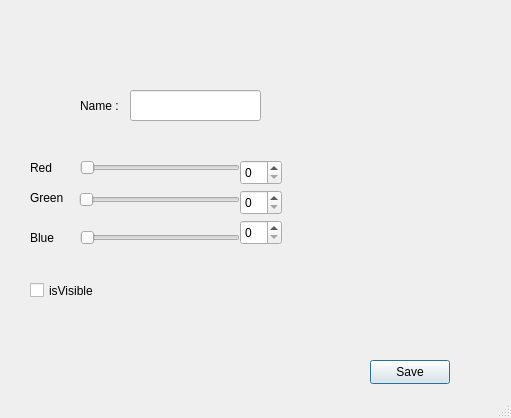
<?xml version="1.0" encoding="UTF-8"?>
<ui version="4.0">
 <class>OptionDialog</class>
 <widget class="QDialog" name="OptionDialog">
  <property name="geometry">
   <rect>
    <x>0</x>
    <y>0</y>
    <width>511</width>
    <height>418</height>
   </rect>
  </property>
  <property name="windowTitle">
   <string>Dialog</string>
  </property>
  <property name="sizeGripEnabled">
   <bool>true</bool>
  </property>
  <property name="modal">
   <bool>true</bool>
  </property>
  <widget class="QLabel" name="label">
   <property name="geometry">
    <rect>
     <x>80</x>
     <y>90</y>
     <width>61</width>
     <height>31</height>
    </rect>
   </property>
   <property name="text">
    <string>Name :</string>
   </property>
  </widget>
  <widget class="QPushButton" name="pushButton">
   <property name="geometry">
    <rect>
     <x>370</x>
     <y>360</y>
     <width>80</width>
     <height>24</height>
    </rect>
   </property>
   <property name="text">
    <string>Save</string>
   </property>
  </widget>
  <widget class="QLineEdit" name="lineEdit">
   <property name="geometry">
    <rect>
     <x>130</x>
     <y>90</y>
     <width>131</width>
     <height>31</height>
    </rect>
   </property>
  </widget>
  <widget class="QLabel" name="label_2">
   <property name="geometry">
    <rect>
     <x>30</x>
     <y>160</y>
     <width>49</width>
     <height>16</height>
    </rect>
   </property>
   <property name="text">
    <string>Red</string>
   </property>
  </widget>
  <widget class="QLabel" name="label_3">
   <property name="geometry">
    <rect>
     <x>30</x>
     <y>190</y>
     <width>49</width>
     <height>16</height>
    </rect>
   </property>
   <property name="text">
    <string>Green</string>
   </property>
  </widget>
  <widget class="QLabel" name="label_4">
   <property name="geometry">
    <rect>
     <x>30</x>
     <y>230</y>
     <width>49</width>
     <height>16</height>
    </rect>
   </property>
   <property name="text">
    <string>Blue</string>
   </property>
  </widget>
  <widget class="QSlider" name="horizontalSlider">
   <property name="geometry">
    <rect>
     <x>80</x>
     <y>160</y>
     <width>160</width>
     <height>16</height>
    </rect>
   </property>
   <property name="orientation">
    <enum>Qt::Horizontal</enum>
   </property>
  </widget>
  <widget class="QSlider" name="horizontalSlider_2">
   <property name="geometry">
    <rect>
     <x>79</x>
     <y>190</y>
     <width>161</width>
     <height>20</height>
    </rect>
   </property>
   <property name="orientation">
    <enum>Qt::Horizontal</enum>
   </property>
  </widget>
  <widget class="QSlider" name="horizontalSlider_3">
   <property name="geometry">
    <rect>
     <x>80</x>
     <y>230</y>
     <width>160</width>
     <height>16</height>
    </rect>
   </property>
   <property name="orientation">
    <enum>Qt::Horizontal</enum>
   </property>
  </widget>
  <widget class="QWidget" name="widget" native="true">
   <property name="geometry">
    <rect>
     <x>290</x>
     <y>160</y>
     <width>120</width>
     <height>81</height>
    </rect>
   </property>
   <property name="autoFillBackground">
    <bool>true</bool>
   </property>
  </widget>
  <widget class="QSpinBox" name="spinBox">
   <property name="geometry">
    <rect>
     <x>240</x>
     <y>160</y>
     <width>42</width>
     <height>25</height>
    </rect>
   </property>
  </widget>
  <widget class="QSpinBox" name="spinBox_2">
   <property name="geometry">
    <rect>
     <x>240</x>
     <y>190</y>
     <width>42</width>
     <height>25</height>
    </rect>
   </property>
  </widget>
  <widget class="QSpinBox" name="spinBox_3">
   <property name="geometry">
    <rect>
     <x>240</x>
     <y>220</y>
     <width>42</width>
     <height>25</height>
    </rect>
   </property>
  </widget>
  <widget class="QCheckBox" name="checkBox">
   <property name="geometry">
    <rect>
     <x>30</x>
     <y>280</y>
     <width>151</width>
     <height>21</height>
    </rect>
   </property>
   <property name="text">
    <string>isVisible</string>
   </property>
  </widget>
 </widget>
 <resources/>
 <connections>
  <connection>
   <sender>horizontalSlider</sender>
   <signal>valueChanged(int)</signal>
   <receiver>spinBox</receiver>
   <slot>setValue(int)</slot>
   <hints>
    <hint type="sourcelabel">
     <x>150</x>
     <y>168</y>
    </hint>
    <hint type="destinationlabel">
     <x>257</x>
     <y>165</y>
    </hint>
   </hints>
  </connection>
  <connection>
   <sender>spinBox</sender>
   <signal>valueChanged(int)</signal>
   <receiver>horizontalSlider</receiver>
   <slot>setValue(int)</slot>
   <hints>
    <hint type="sourcelabel">
     <x>271</x>
     <y>165</y>
    </hint>
    <hint type="destinationlabel">
     <x>142</x>
     <y>173</y>
    </hint>
   </hints>
  </connection>
  <connection>
   <sender>horizontalSlider_2</sender>
   <signal>valueChanged(int)</signal>
   <receiver>spinBox_2</receiver>
   <slot>setValue(int)</slot>
   <hints>
    <hint type="sourcelabel">
     <x>150</x>
     <y>201</y>
    </hint>
    <hint type="destinationlabel">
     <x>255</x>
     <y>205</y>
    </hint>
   </hints>
  </connection>
  <connection>
   <sender>spinBox_2</sender>
   <signal>valueChanged(int)</signal>
   <receiver>horizontalSlider_2</receiver>
   <slot>setValue(int)</slot>
   <hints>
    <hint type="sourcelabel">
     <x>246</x>
     <y>210</y>
    </hint>
    <hint type="destinationlabel">
     <x>150</x>
     <y>198</y>
    </hint>
   </hints>
  </connection>
  <connection>
   <sender>horizontalSlider_3</sender>
   <signal>valueChanged(int)</signal>
   <receiver>spinBox_3</receiver>
   <slot>setValue(int)</slot>
   <hints>
    <hint type="sourcelabel">
     <x>187</x>
     <y>244</y>
    </hint>
    <hint type="destinationlabel">
     <x>240</x>
     <y>244</y>
    </hint>
   </hints>
  </connection>
  <connection>
   <sender>spinBox_3</sender>
   <signal>valueChanged(int)</signal>
   <receiver>horizontalSlider_3</receiver>
   <slot>setValue(int)</slot>
   <hints>
    <hint type="sourcelabel">
     <x>247</x>
     <y>231</y>
    </hint>
    <hint type="destinationlabel">
     <x>162</x>
     <y>236</y>
    </hint>
   </hints>
  </connection>
 </connections>
</ui>
